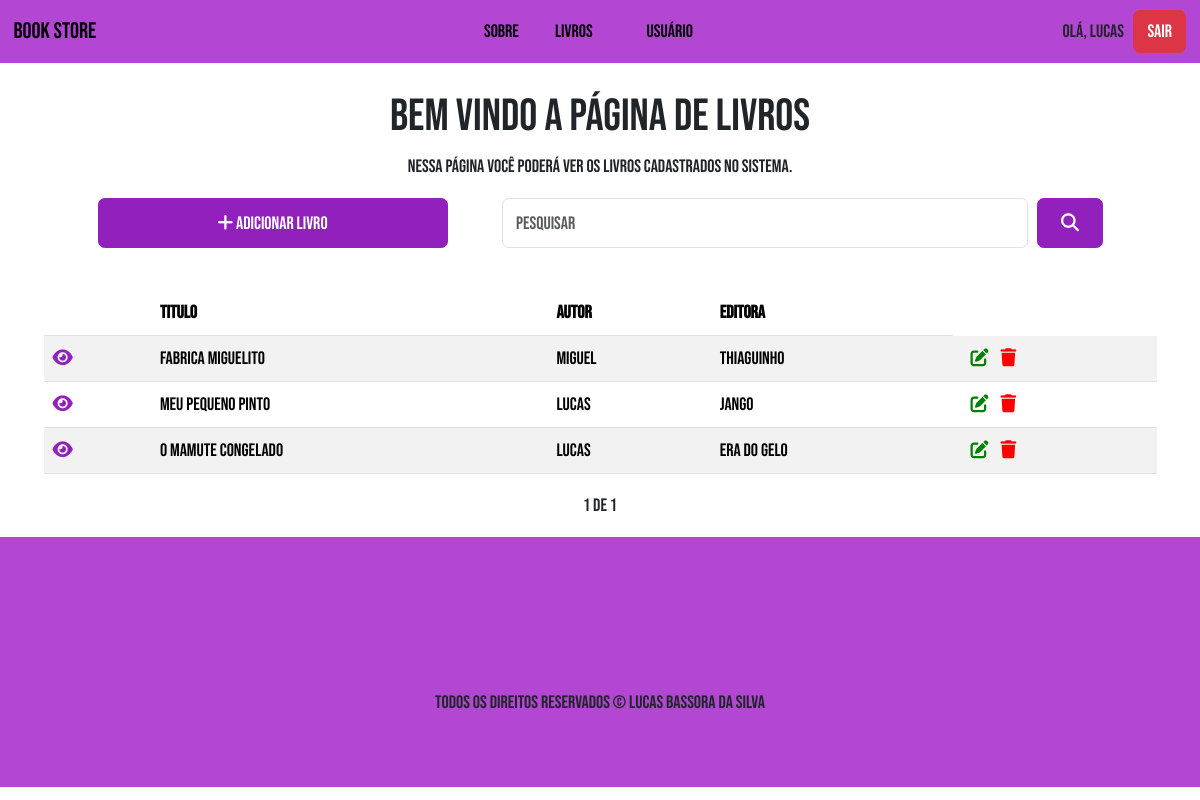
Page / (signed in) on the earlier database version.
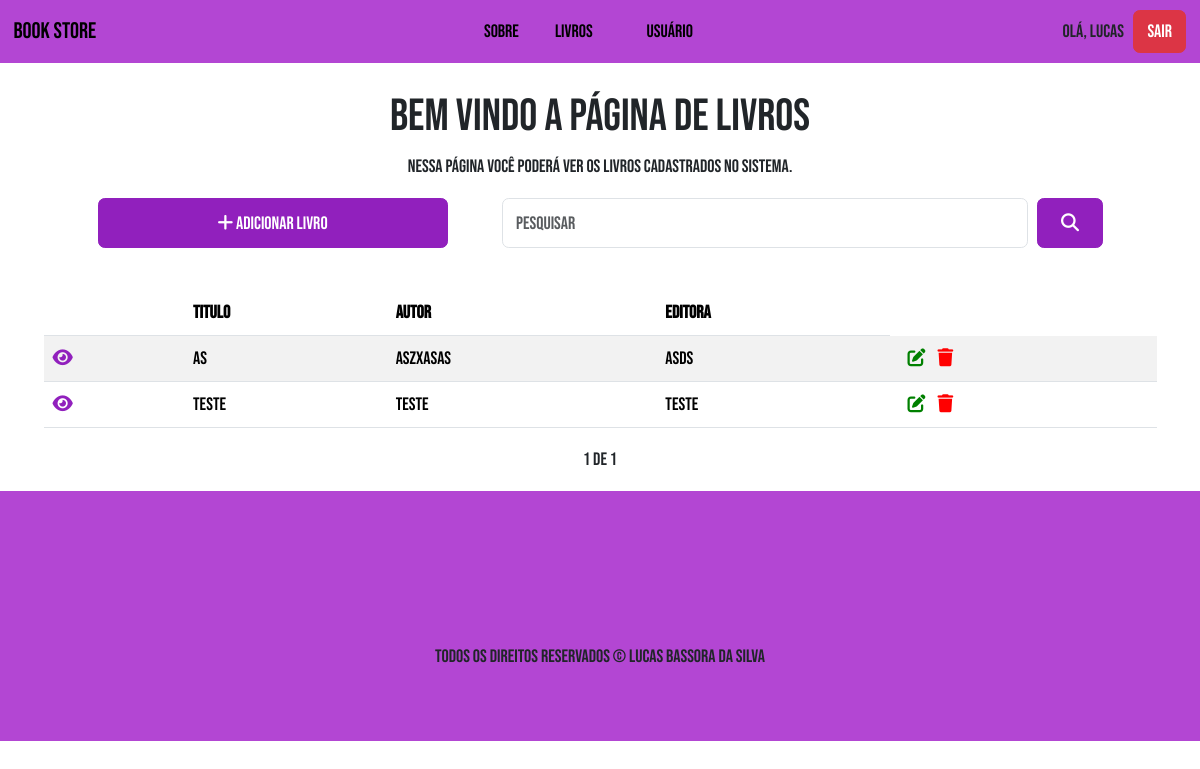
Same page on the later database version.
### livros/models.py (models this page shows)
class Livros(models.Model):
    IDIOMAS = [
        ('Português' , 'Português'),
        ('Inglês' , 'Inglês'),
        ('Italiano' , 'Italiano'),
        ('Francês' , 'Francês'),
        ('Espanhol' , 'Espanhol'),
        ('Alemão' , 'Alemão')
    ]
    titulo = models.CharField(max_length=255)
    autor = models.CharField(max_length=255)
    editora = models.CharField(max_length=255)
    numeroPaginas = models.CharField(max_length=255)
    idioma = models.CharField(max_length=9, choices=IDIOMAS)
    descricao = models.TextField()
    created_at = models.DateTimeField(auto_now_add=True)
    updated_at = models.DateTimeField(auto_now=True)

### livros/views.py (the view)
# urls.py: path('', views.listBook, name='list-book'),
def listBook(request):
    search = request.GET.get('search')  # o search passado com parametro do método get é o name do input de busca
    if search:
        livros_search = Livros.objects.filter(titulo__icontains=search)
        paginator = Paginator(livros_search, 5)
    else:
        livros_list = Livros.objects.all().order_by('titulo') # pega todos os objetos da tabela livros do banco
        paginator = Paginator(livros_list, 5) # recebe variavel de lista de livros e quantidade
    page = request.GET.get('page') # variavel recebe a requesção da página por get
    livros = paginator.get_page(page) # a paginação pega o dado da página e coloca na variavel livros
    return render(request, 'livros/list.html', {'livros' : livros})

### livros/templates/livros/list.html (shortened to what this page needs)
{% extends 'base.html' %}
{% block content%}
<br/>
{% if user.is_authenticated%}
<div class="container text-center content">
  <h1>Bem vindo a página de livros</h1>
  <p>Nessa página você poderá ver os livros cadastrados no sistema.</p>
  <form class="d-flex px-5" role="search" name="search" method="GET" id="search-form">
    <a href="newBook/">
      <button type="button" class="btn btn-primary btn-add me-5">
        <i class="fa-solid fa-plus"></i> Adicionar livro
      </button>
    </a>
    <input class="form-control me-2 d-md-block" value="{{ request.GET.search }}"type="search" placeholder="Pesquisar" aria-label="Search" name="search"/>
    <button type="button" class="btn btn-primary btn-search" id="search-btn">
      <i class="fa-solid fa-magnifying-glass"></i>
    </button>
  </form>
</div>
<div class="container">
  <table class="table table-striped">
    <thead>
      <tr>
        <th scope="col"></th>
        <th scope="col">Titulo</th>
        <th scope="col">Autor</th>
        <th scope="col">Editora</th>
      </tr>
    </thead>
    <tbody>
      {% for livro in livros %}
      <a href="livro/{{livro.id}}">
        <tr>
          <td>
            <a href="book/{{livro.id}}"
              ><i class="fa-solid fa-eye icone"></i
            ></a>
          </td>
          <td>{{livro.titulo}}</td>
          <td>{{livro.autor}}</td>
          <td>{{livro.editora}}</td>
          <td>
            <a href="editBook/{{livro.id}}" class="px-2"
              ><i class="fa-solid fa-pen-to-square"></i
            ></a>
            <a href="deleteBook/{{livro.id}}" class="delete-btn"
              ><i class="fa-solid fa-trash"></i
            ></a>
          </td>
        </tr>
      </a>
      {% endfor %}
    </tbody>
  </table>
  <div class="text-center mb-3">
    <span class="mx-auto position-relative">
      <span class="mx-2">
        {{ livros.number }} de {{ livros.paginator.num_pages }}
      </span>
    </span>
  </div>
</div>
{% else %}
<div class="container text-center py-3" style="height: 11rem; margin-top: 7rem;">
  <h1>Usuário desconectado, faça o login para continuar</h1>
</div>
{% endif %}
{% endblock %}

Differences in the rows shown:
removed Livros: titulo "Fabrica miguelito", autor "miguel", editora "thiaguinho"
removed Livros: titulo "meu pequeno pinto", autor "lucas", editora "jango"
removed Livros: titulo "o mamute congelado", autor "lucas", editora "Era do gelo"
added Livros: titulo "as", autor "aszxasas", editora "asds"
added Livros: titulo "teste", autor "teste", editora "teste"
